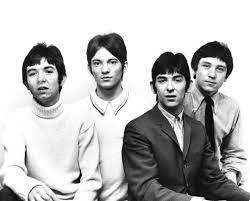
#> input picture my_image.jpeg, 250 x 201 px
$ python transpose.py
#> lines starting #> are read from the running program, lines starting #| are printed output that depends on the picture
import cv2

img = cv2.imread("my_image.jpeg")
#> img is the input picture: shape (201, 250, 3); min 0, max 255, mean 186.2

rotateimg = cv2.transpose(img)
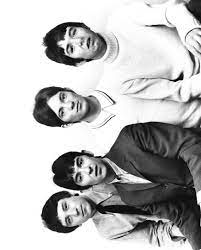
#> rotateimg: shape (250, 201, 3); min 0, max 255, mean 186.2

cv2.imshow("Transpose", rotateimg)
cv2.imshow("Original", img)

cv2.waitKey()
